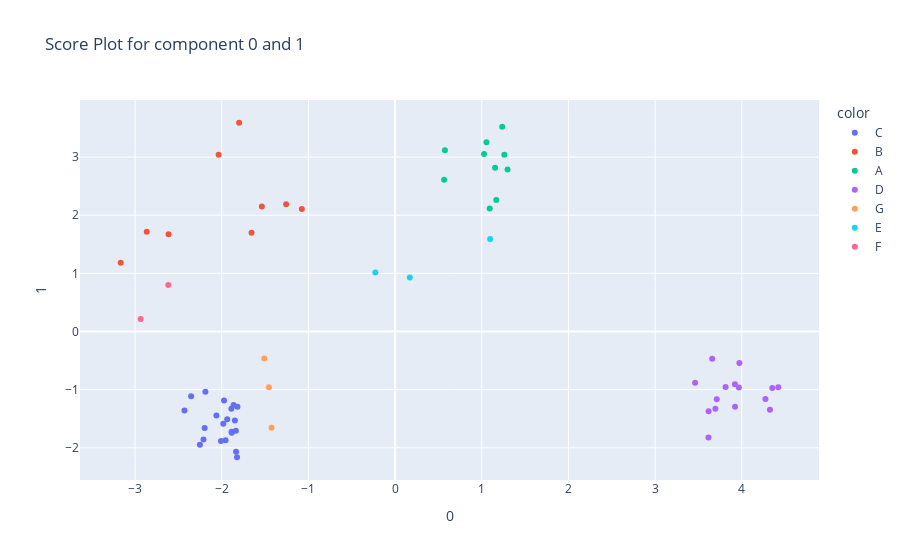

This figure's notebook cell:
### Markdown cell above
### Score Plot

### Code cell
fig = px.scatter(X_train_pca, x=comp1, y=comp2, color=y_train,
                title=f"Score Plot for component {comp1} and {comp2}")
fig.show()

### Figure 1 — Plotly figure (JSON) as saved in the notebook; plotly's stock layout.template omitted (floating-point values rounded to 4 significant figures)
{"data": [{"hovertemplate": "color=C<br>0=%{x}<br>1=%{y}<extra></extra>", "legendgroup": "C", "marker": {"color": "#636efa", "symbol": "circle"}, "mode": "markers", "name": "C", "orientation": "v", "showlegend": true, "type": "scatter", "x": [-1.818, -1.885, -2.211, -2.197, -1.889, -1.973, -2.252, -1.863, -1.887, -1.837, -1.834, -2.061, -2.188, -1.955, -1.937, -1.981, -1.823, -2.009, -2.43, -2.353, -1.848], "xaxis": "x", "y": [-1.293, -1.739, -1.857, -1.659, -1.328, -1.187, -1.948, -1.264, -1.726, -1.705, -2.069, -1.444, -1.036, -1.87, -1.507, -1.588, -2.162, -1.882, -1.36, -1.115, -1.531], "yaxis": "y"}, {"hovertemplate": "color=B<br>0=%{x}<br>1=%{y}<extra></extra>", "legendgroup": "B", "marker": {"color": "#EF553B", "symbol": "circle"}, "mode": "markers", "name": "B", "orientation": "v", "showlegend": true, "type": "scatter", "x": [-2.865, -1.656, -1.799, -1.076, -3.165, -2.613, -2.036, -1.537, -1.257], "xaxis": "x", "y": [1.714, 1.701, 3.591, 2.108, 1.181, 1.672, 3.041, 2.151, 2.189], "yaxis": "y"}, {"hovertemplate": "color=A<br>0=%{x}<br>1=%{y}<extra></extra>", "legendgroup": "A", "marker": {"color": "#00cc96", "symbol": "circle"}, "mode": "markers", "name": "A", "orientation": "v", "showlegend": true, "type": "scatter", "x": [1.026, 1.054, 1.26, 0.5656, 1.154, 1.167, 1.236, 1.297, 0.5747, 1.091], "xaxis": "x", "y": [3.052, 3.255, 3.039, 2.609, 2.817, 2.26, 3.52, 2.787, 3.118, 2.116], "yaxis": "y"}, {"hovertemplate": "color=D<br>0=%{x}<br>1=%{y}<extra></extra>", "legendgroup": "D", "marker": {"color": "#ab63fa", "symbol": "circle"}, "mode": "markers", "name": "D", "orientation": "v", "showlegend": true, "type": "scatter", "x": [3.921, 3.617, 3.813, 4.324, 3.461, 3.92, 3.711, 3.658, 4.351, 3.695, 3.615, 3.966, 4.421, 4.272, 3.972], "xaxis": "x", "y": [-1.296, -1.369, -0.9549, -1.348, -0.88, -0.9066, -1.165, -0.4686, -0.9695, -1.33, -1.821, -0.9622, -0.9581, -1.161, -0.5402], "yaxis": "y"}, {"hovertemplate": "color=G<br>0=%{x}<br>1=%{y}<extra></extra>", "legendgroup": "G", "marker": {"color": "#FFA15A", "symbol": "circle"}, "mode": "markers", "name": "G", "orientation": "v", "showlegend": true, "type": "scatter", "x": [-1.509, -1.425, -1.456], "xaxis": "x", "y": [-0.4622, -1.654, -0.9584], "yaxis": "y"}, {"hovertemplate": "color=E<br>0=%{x}<br>1=%{y}<extra></extra>", "legendgroup": "E", "marker": {"color": "#19d3f3", "symbol": "circle"}, "mode": "markers", "name": "E", "orientation": "v", "showlegend": true, "type": "scatter", "x": [0.1701, 1.096, -0.2276], "xaxis": "x", "y": [0.9274, 1.593, 1.015], "yaxis": "y"}, {"hovertemplate": "color=F<br>0=%{x}<br>1=%{y}<extra></extra>", "legendgroup": "F", "marker": {"color": "#FF6692", "symbol": "circle"}, "mode": "markers", "name": "F", "orientation": "v", "showlegend": true, "type": "scatter", "x": [-2.935, -2.617], "xaxis": "x", "y": [0.2158, 0.8013], "yaxis": "y"}], "layout": {"legend": {"title": {"text": "color"}, "tracegroupgap": 0}, "title": {"text": "Score Plot for component 0 and 1"}, "xaxis": {"anchor": "y", "domain": [0, 1], "title": {"text": "0"}}, "yaxis": {"anchor": "x", "domain": [0, 1], "title": {"text": "1"}}}}
